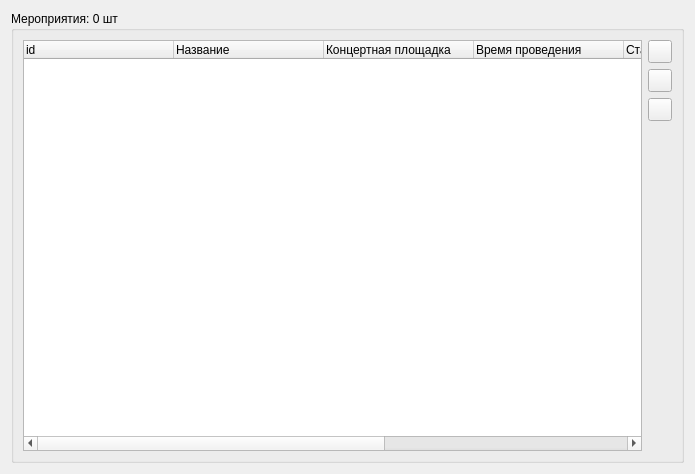
<?xml version="1.0" encoding="UTF-8"?>
<ui version="4.0">
 <class>CActionsWidget</class>
 <widget class="QWidget" name="CActionsWidget">
  <property name="geometry">
   <rect>
    <x>0</x>
    <y>0</y>
    <width>695</width>
    <height>474</height>
   </rect>
  </property>
  <layout class="QGridLayout" name="gridLayout_2">
   <item row="0" column="0">
    <widget class="QGroupBox" name="gbxActions">
     <property name="title">
      <string>Мероприятия: 0 шт</string>
     </property>
     <layout class="QGridLayout" name="gridLayout">
      <item row="0" column="0">
       <widget class="QTreeWidget" name="twActions">
        <attribute name="headerDefaultSectionSize">
         <number>150</number>
        </attribute>
        <column>
         <property name="text">
          <string>id</string>
         </property>
        </column>
        <column>
         <property name="text">
          <string>Название</string>
         </property>
        </column>
        <column>
         <property name="text">
          <string>Концертная площадка</string>
         </property>
        </column>
        <column>
         <property name="text">
          <string>Время проведения</string>
         </property>
        </column>
        <column>
         <property name="text">
          <string>Статус</string>
         </property>
        </column>
        <column>
         <property name="text">
          <string>Категория</string>
         </property>
        </column>
        <column>
         <property name="text">
          <string>Исполнитель</string>
         </property>
        </column>
       </widget>
      </item>
      <item row="0" column="1">
       <layout class="QVBoxLayout" name="verticalLayout">
        <item>
         <widget class="QToolButton" name="tbnAdd">
          <property name="toolTip">
           <string>Добавить мероприятие</string>
          </property>
          <property name="icon">
           <iconset resource="../main_res.qrc">
            <normaloff>:/images/add.png</normaloff>:/images/add.png</iconset>
          </property>
         </widget>
        </item>
        <item>
         <widget class="QToolButton" name="tbnEdit">
          <property name="toolTip">
           <string>Редактировать мероприятие</string>
          </property>
          <property name="icon">
           <iconset resource="../main_res.qrc">
            <normaloff>:/images/edit.png</normaloff>:/images/edit.png</iconset>
          </property>
         </widget>
        </item>
        <item>
         <widget class="QToolButton" name="tbnDel">
          <property name="toolTip">
           <string>Удалить мероприятие</string>
          </property>
          <property name="icon">
           <iconset resource="../main_res.qrc">
            <normaloff>:/images/delete.png</normaloff>:/images/delete.png</iconset>
          </property>
         </widget>
        </item>
        <item>
         <spacer name="verticalSpacer">
          <property name="orientation">
           <enum>Qt::Vertical</enum>
          </property>
          <property name="sizeHint" stdset="0">
           <size>
            <width>20</width>
            <height>40</height>
           </size>
          </property>
         </spacer>
        </item>
       </layout>
      </item>
     </layout>
    </widget>
   </item>
  </layout>
 </widget>
 <resources>
  <include location="../main_res.qrc"/>
  <include location="../main_res.qrc"/>
 </resources>
 <connections/>
</ui>
